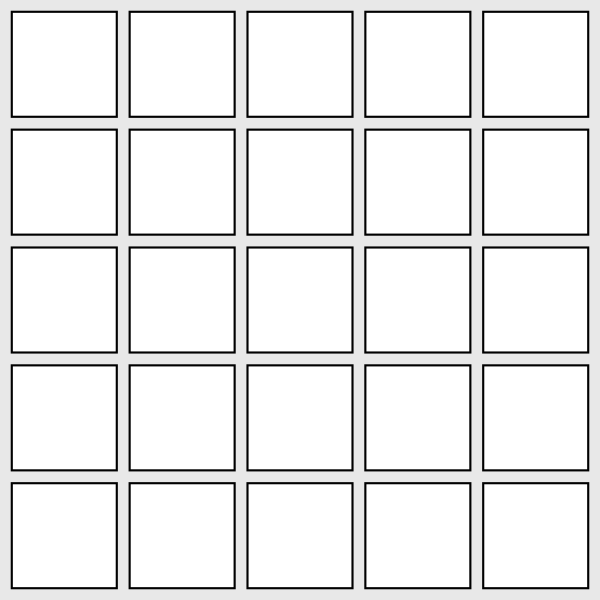
#> input picture grid.png, 600 x 600 px
$ python PilExample.py   (older library calls are emulated)
#> lines starting #> are read from the running program, lines starting #| are printed output that depends on the picture
from PIL import Image, ImageDraw, ImageFont
import time
TOP_CORNER = (20,20)
TOP_CORNER_1 = (140,20)
TOP_CORNER_2 = (260,20)
TOP_CORNER_3 = (375,20)
TOP_CORNER_4 = (490,20)
positions = {"0:0":(20,20),"0:1":(140,20),"0:2":(260,20),"0:3":(375,20),"0:4":(490,20),
            "1:0":(20,135),"1:1":(140,135),"1:2":(260,135),"1:3":(375,135),"1:4":(495,135),
            "2:0":(20,255),"2:1":(140,255),"2:2":(260,255),"2:3":(375,255),"2:4":(495,255),
            "3:0":(20,375),"3:1":(140,375),"3:2":(260,375),"3:3":(375,375),"3:4":(495,375),
            "4:0":(20,495),"4:1":(140,495),"4:2":(260,495),"4:3":(375,495),"4:4":(495,495)}

positions_1 = [[(20,20)],[(140,20)],[(260,20)],[(375,20)],[(490,20)]]
positions_2 = [[(20,135)],[(140,135)],[(260,135)],[(375,135)],[(495,135)]]
positions_3 = [[(20,255)],[(140,255)],[(260,255)],[(375,255)],[(495,255)]]
positions_4 = [[(20,375)],[(140,375)],[(260,375)],[(375,375)],[(495,375)]]
positions_5 = [[(20,495)],[(140,495)],[(260,495)],[(375,495)],[(495,495)]]
# TODO: Create function that draws any image in the certain location passed.

size = 85, 85
grid = Image.open('grid.png', 'r')
#> grid is the input picture: PIL image 600x600 RGB; min 0, max 255, mean 234.4
wave_icon = Image.open('wave_icon.png', 'r').convert('RGBA')
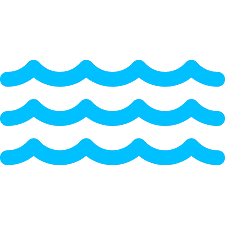
#> input picture wave_icon.png, 225 x 225 px
#> wave_icon is the input picture: PIL image 225x225 RGBA; mean R, G, B, A 147.5, 225.5, 231.7, 55.6
wave_icon.load()
ship_icon = Image.open('ship_icon_better1.png', 'r').convert('RGBA')
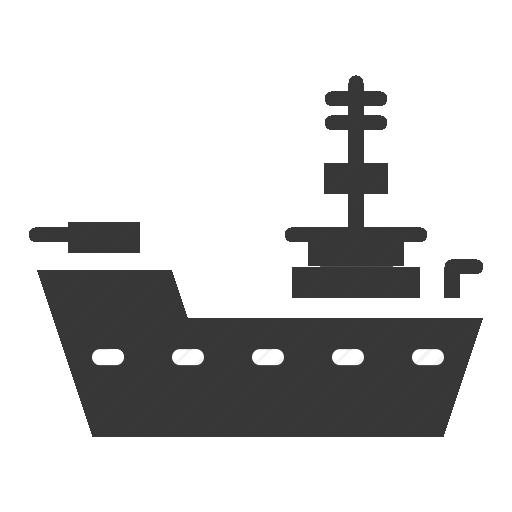
#> input picture ship_icon_better1.png, 512 x 512 px
#> ship_icon is the input picture: PIL image 512x512 RGBA; mean R, G, B, A 150.7, 180.6, 128.9, 66.2
ship_icon.load()
#> (the run stopped early here; a loop or call above may not have finished)
